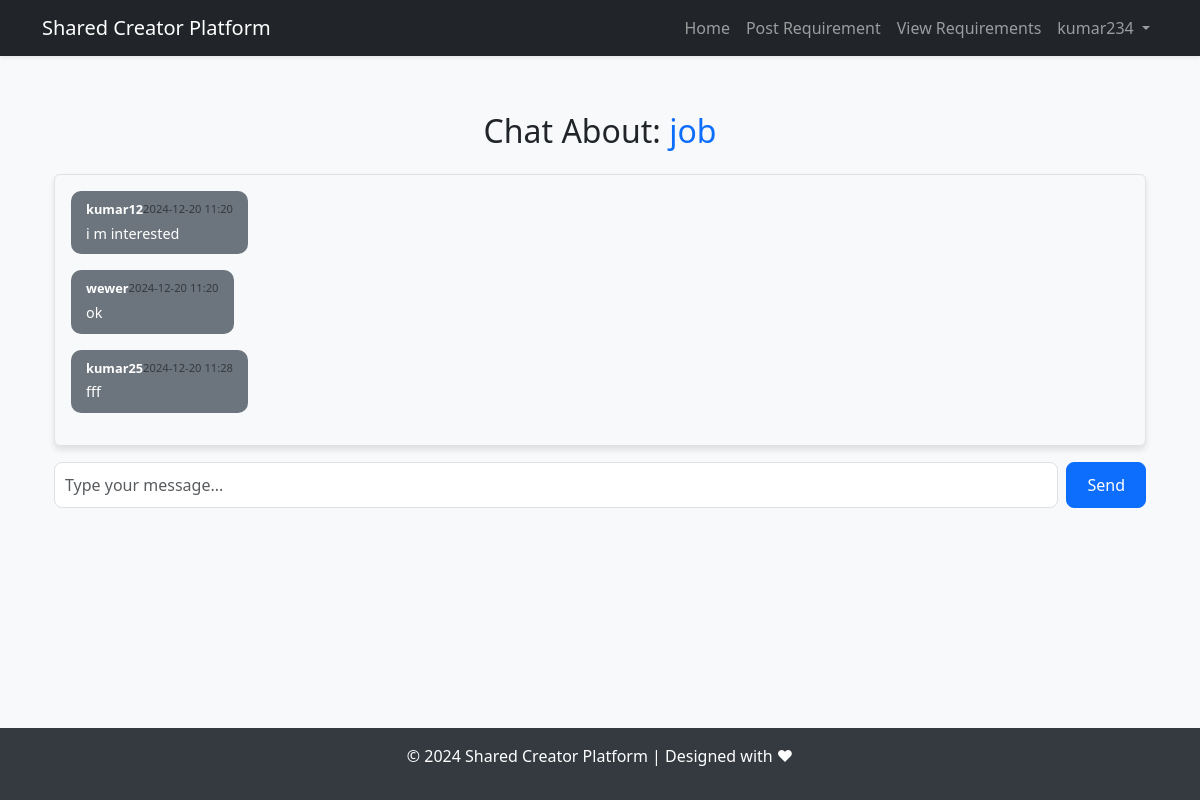
Page /auth/chat/3 (signed in) on the committed database.
### app/models.py (models this page shows, shortened)
class User(db.Model, UserMixin):
    id = db.Column(db.Integer, primary_key=True)
    username = db.Column(db.String(80), unique=True, nullable=False)
    email = db.Column(db.String(120), unique=True, nullable=False)
    password_hash = db.Column(db.String(128), nullable=False)
    role = db.Column(db.String(10), nullable=False, default='user')

class Requirement(db.Model):
    id = db.Column(db.Integer, primary_key=True)
    title = db.Column(db.String(200), nullable=False)
    description = db.Column(db.Text, nullable=False)
    category = db.Column(db.String(50), nullable=False)  # e.g., Hackathon, Books, Collaboration
    contact_info = db.Column(db.String(200), nullable=False)
    user_id = db.Column(db.Integer, db.ForeignKey('user.id'), nullable=False)
    timestamp = db.Column(db.DateTime, default=db.func.now())
    user = db.relationship('User', backref='requirements')

class Message(db.Model):
    id = db.Column(db.Integer, primary_key=True)
    sender_id = db.Column(db.Integer, db.ForeignKey('user.id'), nullable=False)
    receiver_id = db.Column(db.Integer, db.ForeignKey('user.id'), nullable=False)
    requirement_id = db.Column(db.Integer, db.ForeignKey('requirement.id'), nullable=False)
    content = db.Column(db.Text, nullable=False)
    timestamp = db.Column(db.DateTime, default=db.func.now())
    sender = db.relationship('User', foreign_keys=[sender_id], backref='sent_messages')
    receiver = db.relationship('User', foreign_keys=[receiver_id], backref='received_messages')
    requirement = db.relationship('Requirement', backref='messages')

### app/blueprints/auth/routes.py (the view)
@auth.route('/chat/<int:requirement_id>', methods=['GET'])
@login_required
def chat(requirement_id):
    requirement = Requirement.query.get_or_404(requirement_id)
    messages = Message.query.filter_by(requirement_id=requirement.id).order_by(Message.timestamp).all()
    return render_template('chat.html', requirement=requirement, messages=messages)

### app/__init__.py (called while the page is built)
def create_app():
    app = Flask(__name__)
    app.config.from_object('config.Config')
    csrf.init_app(app)  # Initialize CSRF protection
    db.init_app(app)    # Initialize SQLAlchemy
    bcrypt.init_app(app)  # Initialize bcrypt
    login_manager.init_app(app)  # Initialize Flask-Login
    socketio.init_app(app, cors_allowed_origins="*")  # Initialize Flask-SocketIO
    migrate.init_app(app, db)  # Add this after initializing the database (db)
    from app.models import User
    @login_manager.user_loader
    def load_user(user_id):
        return User.query.get(int(user_id))
    from app.routes import bp as main_bp
    app.register_blueprint(main_bp)
    from app.blueprints.auth.routes import auth as auth_bp
    app.register_blueprint(auth_bp, url_prefix='/auth')
    return app

### app/templates/chat.html (shortened to what this page needs)
{% extends "base.html" %}
{% block content %}
<div class="container mt-4">
    <h2 class="text-center mb-4">Chat About: <span class="text-primary">{{ requirement.title }}</span></h2>
    <div id="chat-box" class="chat-box border rounded p-3 bg-light">
        {% for message in messages %}
        <div class="d-flex {% if message.sender_id == current_user.id %}justify-content-end{% else %}justify-content-start{% endif %} mb-3">
            <div class="chat-bubble {% if message.sender_id == current_user.id %}chat-bubble-right{% else %}chat-bubble-left{% endif %}">
                <div class="chat-header">
                    <strong>{{ 'You' if message.sender_id == current_user.id else message.sender.username }}</strong>
                    <small class="text-muted">{{ message.timestamp.strftime('%Y-%m-%d %H:%M') }}</small>
                </div>
                <div class="chat-message">
                    {{ message.content }}
                </div>
            </div>
        </div>
        {% endfor %}
    </div>
    <form id="message-form" class="mt-3 d-flex">
        <input type="text" id="message-input" class="form-control me-2" placeholder="Type your message..." required>
        <button type="submit" class="btn btn-primary">Send</button>
    </form>
</div>
{% endblock %}

### app/templates/base.html (shortened to what this page needs)
<!DOCTYPE html>
<html lang="en">
<head>
    <link href="https://cdn.jsdelivr.net/npm/bootstrap@5.3.0/dist/css/bootstrap.min.css" rel="stylesheet">
    <link href="https://cdn.jsdelivr.net/npm/bootstrap-icons/font/bootstrap-icons.css" rel="stylesheet">
</head>
<body>
    <nav class="navbar navbar-expand-lg navbar-dark bg-dark shadow-sm">
        <div class="container">
            <a class="navbar-brand" href="{{ url_for('main.home') }}">Shared Creator Platform</a>
            <div class="collapse navbar-collapse" id="navbarNav">
                <ul class="navbar-nav ms-auto">
                    <li class="nav-item">
                        <a class="nav-link" href="{{ url_for('main.home') }}">Home</a>
                    </li>
                    <li class="nav-item">
                        <a class="nav-link" href="{{ url_for('auth.post_requirement') }}">Post Requirement</a>
                    </li>
                    <li class="nav-item">
                        <a class="nav-link" href="{{ url_for('auth.view_requirements') }}">View Requirements</a>
                    </li>
                    {% if current_user.is_authenticated %}
                        <li class="nav-item dropdown">
                            <a class="nav-link dropdown-toggle" href="#" id="userDropdown" role="button" data-bs-toggle="dropdown" aria-expanded="false">
                                {{ current_user.username }}
                            </a>
                        </li>
                    {% endif %}
                </ul>
            </div>
        </div>
    </nav>
    <main class="container">
        {% block content %}{% endblock %}
    </main>
    <footer>
        <p>&copy; 2024 Shared Creator Platform | Designed with ❤</p>
    </footer>
</body>
</html>

### app/templates/base.html (style rules this page uses)
body { background-color: #f8f9fa; min-height: 100vh; display: flex; flex-direction: column; }
main { flex: 1; margin-top: 2rem; }
footer { background-color: #343a40; color: white; text-align: center; padding: 1rem 0; }

### app/templates/chat.html (style rules this page uses)
.chat-box { max-height: 500px; overflow-y: auto; background-color: #f8f9fa; border: 1px solid #dee2e6; padding: 1rem; border-radius: 0.5rem; box-shadow: 0 4px 6px rgba(0, 0, 0, 0.1); }
.chat-bubble { max-width: 75%; padding: 10px 15px; border-radius: 10px; color: #fff; font-size: 0.9rem; line-height: 1.4; }
.chat-bubble-left { background-color: #6c757d; text-align: left; }
.chat-header { display: flex; justify-content: space-between; font-size: 0.8rem; margin-bottom: 5px; }
.chat-message { word-wrap: break-word; }
#message-input { border-radius: 0.5rem; padding: 10px; }
#message-form button { border-radius: 0.5rem; padding: 10px 20px; }

### rows in the picture
User: username "kumar234"
Requirement: title "job"
Message: timestamp "2024-12-20 11:20", content "i m interested"
User: username "kumar12"
Message: timestamp "2024-12-20 11:20", content "ok"
User: username "wewer"
Message: timestamp "2024-12-20 11:28", content "fff"
User: username "kumar25"
